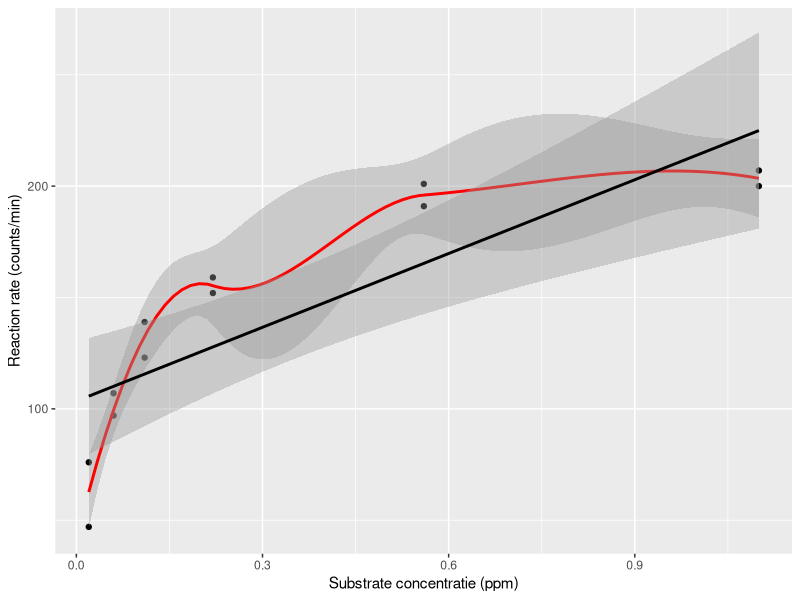
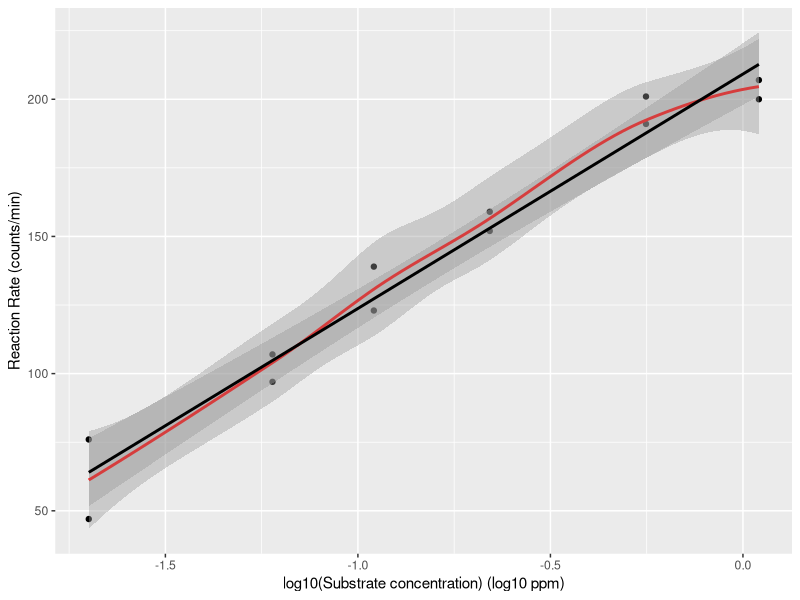
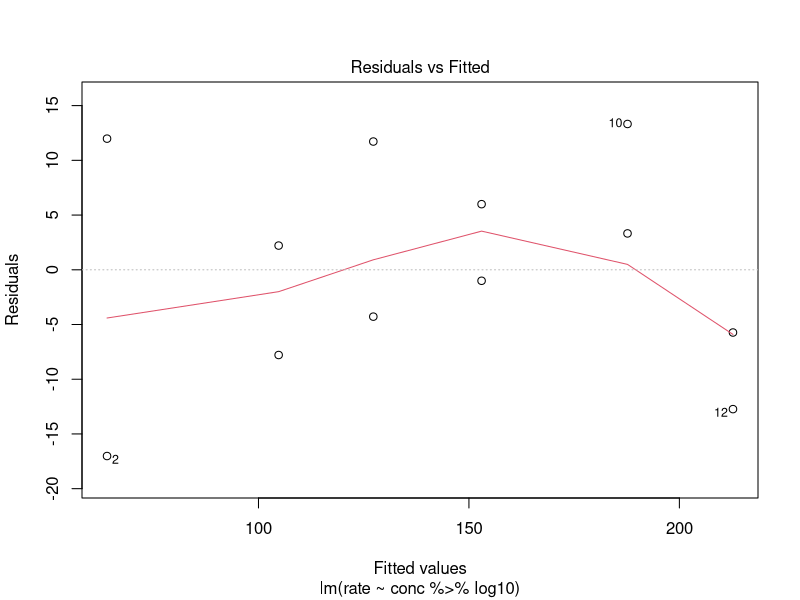
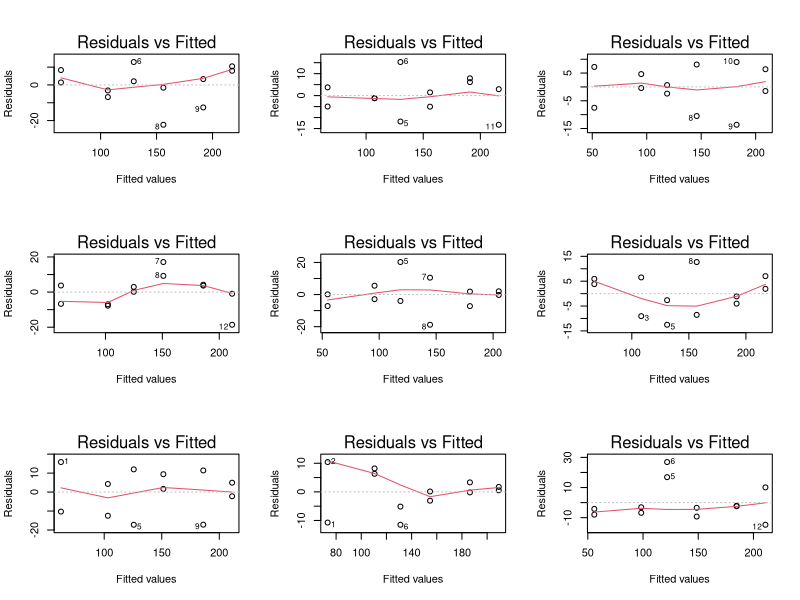
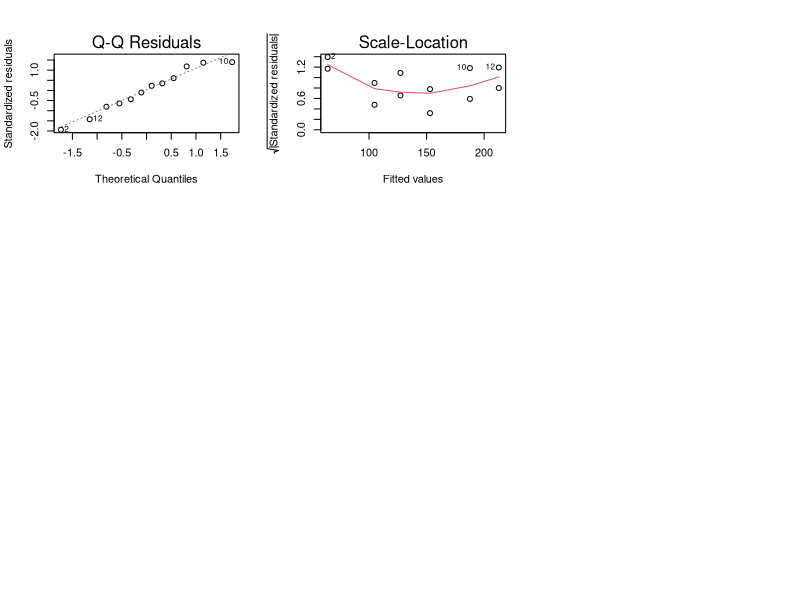
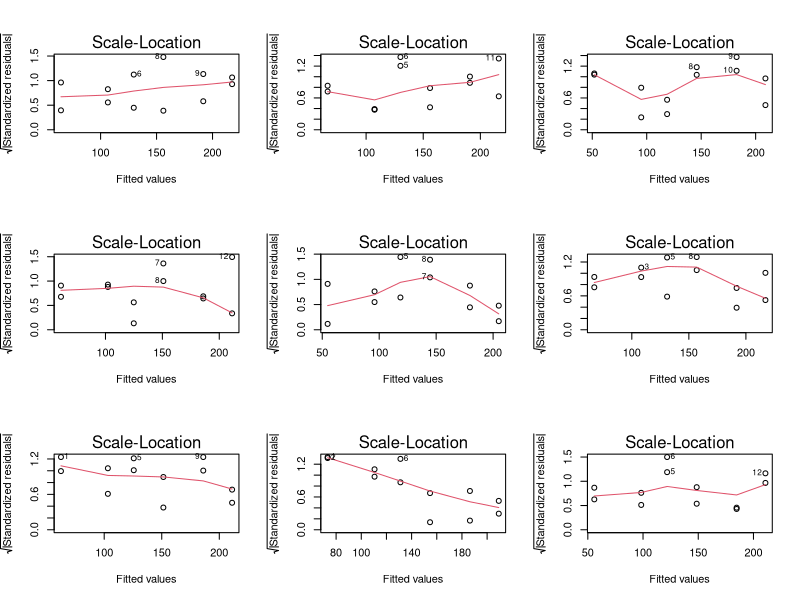

Reproduce these figures in R, in order.
## ---- chunk 1
library(tidyverse)
## ---- chunk 2
data(Puromycin)
Puromycin <- Puromycin %>% 
  filter(state=="treated")
## ---- chunk 3
Puromycin  %>%
  ggplot(aes(x=conc,y=rate)) +
  geom_point() + 
  stat_smooth(method = "loess",col="red") + # fit een kromme door de punten (rode lijn)
  stat_smooth(method='lm',col="black") + # fit een rechte door de punten aan de hand van de kleinstekwadratenmethode
  ylab("Reaction rate (counts/min)") +
  xlab("Substrate concentratie (ppm)")
## ---- chunk 4
Puromycin  %>%
  ggplot(aes(x=conc %>% log10,y=rate)) +
  geom_point() + 
  stat_smooth(method = "loess",col="red") + 
  stat_smooth(method='lm',col="black") +
  ylab("Reaction Rate (counts/min)") +
  xlab("log10(Substrate concentration) (log10 ppm)")
## ---- chunk 5
mod1 <- lm(rate ~ conc %>% log10, Puromycin)
summary(mod1)
## ---- chunk 6
plot(mod1, which=1)
## ---- chunk 7
set.seed(1031)
betas <- mod1 %>% coefficients
sigma <- mod1 %>% sigma 

simModels <- list()

par(mfrow=c(3,3))
for (i in 1:9)
{
  x <- Puromycin %>% pull("conc") %>% log10
  nobs <- Puromycin %>% nrow
  y <- betas[1] + betas[2] * x + rnorm(nobs, sd = sigma)
  simModels[[i]] <- lm(y~x)
  plot(simModels[[i]], which = 1)
}
## ---- chunk 8
plot(mod1,which=2)
## ---- chunk 9
plot(mod1, which=3)
## ---- chunk 10
par(mfrow = c(3,3))
for (i in 1:9)
  plot(simModels[[i]], which = 3)
## ---- chunk 11
summary(mod1)
confint(mod1)
